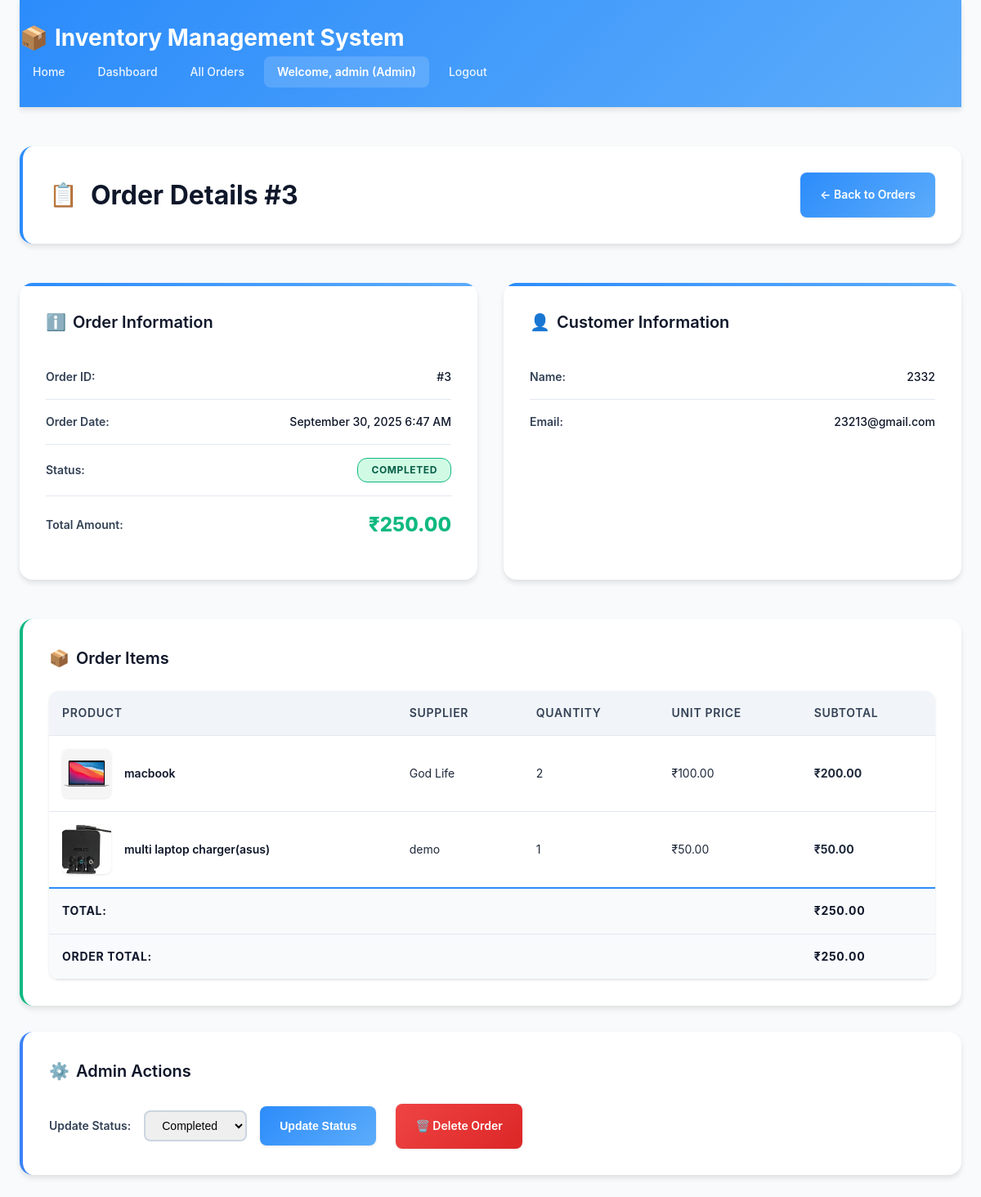
/order-details.php?id=3 (signed in), run on the app's committed database.
### tables this page shows
CREATE TABLE `orders` (
  `id` int(11) NOT NULL,
  `user_id` int(11) NOT NULL,
  `total_amount` decimal(10,2) NOT NULL,
  `status` enum('pending','completed','cancelled') DEFAULT 'pending',
  `created_at` timestamp NOT NULL DEFAULT current_timestamp()
);

CREATE TABLE `users` (
  `id` int(11) NOT NULL,
  `name` varchar(255) NOT NULL,
  `email` varchar(255) DEFAULT NULL,
  `username` varchar(100) NOT NULL,
  `password` varchar(255) NOT NULL,
  `role` enum('admin','supplier','buyer') NOT NULL,
  `status` enum('active','blocked') DEFAULT 'active',
  `created_at` timestamp NULL DEFAULT current_timestamp(),
  `deleted_at` timestamp NULL DEFAULT NULL
);

CREATE TABLE `order_items` (
  `id` int(11) NOT NULL,
  `order_id` int(11) NOT NULL,
  `product_id` int(11) NOT NULL,
  `quantity` int(11) NOT NULL,
  `price` decimal(10,2) NOT NULL
);

CREATE TABLE `products` (
  `id` int(11) NOT NULL,
  `name` varchar(100) NOT NULL,
  `description` text DEFAULT NULL,
  `price` decimal(10,2) NOT NULL,
  `image` varchar(255) DEFAULT NULL,
  `supplier_id` int(11) DEFAULT NULL,
  `stock_quantity` int(11) DEFAULT 0,
  `created_at` timestamp NOT NULL DEFAULT current_timestamp(),
  `image_path` varchar(255) DEFAULT NULL,
  `is_deleted` tinyint(1) DEFAULT 0,
  `deleted_at` timestamp NULL DEFAULT NULL
);

### order-details.php (the view, shortened to what this page needs)
<?php
require_once 'config/database.php';
$order_id = isset($_GET['id']) ? intval($_GET['id']) : 0;
$user_role = $_SESSION['role'];
$user_id = $_SESSION['user_id'];
try {
    if ($user_role === 'admin') {
        $stmt = $pdo->prepare("
            SELECT o.*, u.username as buyer_name, u.email as buyer_email
            FROM orders o
            JOIN users u ON o.user_id = u.id
            WHERE o.id = ?
        ");
        $stmt->execute([$order_id]);
    }
    $order = $stmt->fetch(PDO::FETCH_ASSOC);
    if ($user_role === 'supplier') {
        $stmt = $pdo->prepare("
            SELECT oi.*, p.name, p.image, u.username as supplier_name
            FROM order_items oi
            JOIN products p ON oi.product_id = p.id
            JOIN users u ON p.supplier_id = u.id
            WHERE oi.order_id = ? AND p.supplier_id = ?
        ");
        $stmt->execute([$order_id, $user_id]);
    } else {
        $stmt = $pdo->prepare("
            SELECT oi.*, p.name, p.image, u.username as supplier_name
            FROM order_items oi
            JOIN products p ON oi.product_id = p.id
            JOIN users u ON p.supplier_id = u.id
            WHERE oi.order_id = ?
        ");
        $stmt->execute([$order_id]);
    }
    $order_items = $stmt->fetchAll(PDO::FETCH_ASSOC);
} catch (PDOException $e) {
    header('Location: index.php');
    exit();
}
?>
<!DOCTYPE html>
<html lang="en">
<head>
</head>
<body>
    <div class="container">
        <header>
            <h1>Inventory Management System</h1>
            <nav>
                <a href="index.php">Home</a>
                <?php if ($user_role === 'admin'): ?>
                    <a href="admin-dashboard.php">Dashboard</a>
                    <a href="admin-orders.php">All Orders</a>
                <?php elseif ($user_role === 'buyer'): ?>
                    <a href="buyer-dashboard.php">Dashboard</a>
                    <a href="buyer-orders.php">My Orders</a>
                <?php else: ?>
                    <a href="supplier-dashboard.php">Dashboard</a>
                    <a href="supplier-orders.php">Orders</a>
                <?php endif; ?>
                <span>Welcome, <?php echo htmlspecialchars($_SESSION['username']); ?> (<?php echo ucfirst($user_role); ?>)</span>
                <a href="logout.php">Logout</a>
            </nav>
        </header>
        <main class="fade-in">
            <div class="page-header">
                <h2>Order Details #<?php echo $order_id; ?></h2>
                <?php if ($user_role === 'admin'): ?>
                    <a href="admin-orders.php" class="btn">← Back to Orders</a>
                <?php elseif ($user_role === 'buyer'): ?>
                    <a href="buyer-orders.php" class="btn">← Back to My Orders</a>
                <?php else: ?>
                    <a href="supplier-orders.php" class="btn">← Back to Orders</a>
                <?php endif; ?>
            </div>
            <div class="order-info-grid">
                <div class="info-card">
                    <h3 class="order-info">Order Information</h3>
                    <div class="info-detail">
                        <span class="info-label">Order ID:</span>
                        <span class="info-value">#<?php echo $order_id; ?></span>
                    </div>
                    <div class="info-detail">
                        <span class="info-label">Order Date:</span>
                        <span class="info-value"><?php echo date('F j, Y g:i A', strtotime($order['created_at'])); ?></span>
                    </div>
                    <div class="info-detail">
                        <span class="info-label">Status:</span>
                        <span class="status-badge <?php echo $order['status']; ?>">
                            <?php echo ucfirst($order['status']); ?>
                        </span>
                    </div>
                    <div class="info-detail">
                        <span class="info-label">Total Amount:</span>
                        <span class="info-value order-amount">₹<?php echo number_format($order['total_amount'], 2); ?></span>
                    </div>
                </div>
                <div class="info-card">
                    <h3 class="customer-info">Customer Information</h3>
                    <div class="info-detail">
                        <span class="info-label">Name:</span>
                        <span class="info-value"><?php echo htmlspecialchars($order['buyer_name']); ?></span>
                    </div>
                    <div class="info-detail">
                        <span class="info-label">Email:</span>
                        <span class="info-value"><?php echo htmlspecialchars($order['buyer_email']); ?></span>
                    </div>
                </div>
            </div>
            <div class="items-card">
                <h3>Order Items <?php echo ($user_role === 'supplier') ? '(Your Products Only)' : ''; ?></h3>
                <?php if (empty($order_items)): ?>
                    <div class="no-items">
                        <p>No items found in this order.</p>
                    </div>
                <?php else: ?>
                    <table class="product-table">
                        <thead>
                            <tr>
                                <th>Product</th>
                                <th>Supplier</th>
                                <th>Quantity</th>
                                <th>Unit Price</th>
                                <th>Subtotal</th>
                            </tr>
                        </thead>
                        <tbody>
                            <?php
                            $subtotal = 0;
                            foreach ($order_items as $item):
                                $item_total = $item['price'] * $item['quantity'];
                                $subtotal += $item_total;
                            ?>
                                <tr>
                                    <td>
                                        <div class="product-display">
                                            <?php if ($item['image']): ?>
                                                <img src="<?php echo htmlspecialchars($item['image']); ?>"
                                                     alt="Product" class="product-image">
                                            <?php else: ?>
                                                <div class="product-placeholder">📦</div>
                                            <?php endif; ?>
                                            <span class="product-name"><?php echo htmlspecialchars($item['name']); ?></span>
                                        </div>
                                    </td>
                                    <td><?php echo htmlspecialchars($item['supplier_name']); ?></td>
                                    <td><?php echo $item['quantity']; ?></td>
                                    <td>₹<?php echo number_format($item['price'], 2); ?></td>
                                    <td><strong>₹<?php echo number_format($item_total, 2); ?></strong></td>
                                </tr>
                            <?php endforeach; ?>
                        </tbody>
                        <tfoot class="table-footer">
                            <tr>
                                <th colspan="4">
                                    <?php echo ($user_role === 'supplier') ? 'Your Products Subtotal:' : 'Total:'; ?>
                                </th>
                                <th class="total-amount">₹<?php echo number_format($subtotal, 2); ?></th>
                            </tr>
                            <?php if ($user_role !== 'supplier'): ?>
                                <tr>
                                    <th colspan="4">Order Total:</th>
                                    <th class="total-amount">₹<?php echo number_format($order['total_amount'], 2); ?></th>
                                </tr>
                            <?php endif; ?>
                        </tfoot>
                    </table>
                <?php endif; ?>
            </div>
            <?php if ($user_role === 'admin'): ?>
                <div class="admin-actions">
                    <h3>Admin Actions</h3>
                    <div class="actions-row">
                        <form method="POST" action="update-order-status.php" class="status-form">
                            <label for="status">Update Status:</label>
                            <select name="status" id="status">
                                <option value="completed" <?php echo ($order['status'] === 'completed') ? 'selected' : ''; ?>>Completed</option>
                            </select>
                            <button type="submit" class="btn">Update Status</button>
                        </form>
                        <a href="admin-delete-order.php?id=<?php echo $order_id; ?>"
                           class="btn btn-danger"
                           onclick="return confirm('Are you sure you want to delete this order? This action cannot be undone.')">
                            🗑️ Delete Order
                        </a>
                    </div>
                </div>
            <?php endif; ?>
        </main>
    </div>
</body>
</html>

### data on the page
orders: created_at "September 30, 2025 6:47 AM", status "COMPLETED", total_amount "250.00", user.username "2332", user.email "23213@gmail.com", status "Completed"
order_items: product.image (picture), product.name "macbook", users.username "God Life", quantity "2", price "100.00", item_total "200.00"
order_items: product.image (picture), product.name "multi laptop charger(asus)", users.username "demo", quantity "1", price "50.00"

### other printed values
$_SESSION['username'] "admin"
$user_role "Admin"
$order_id "3"
$subtotal "250.00"
